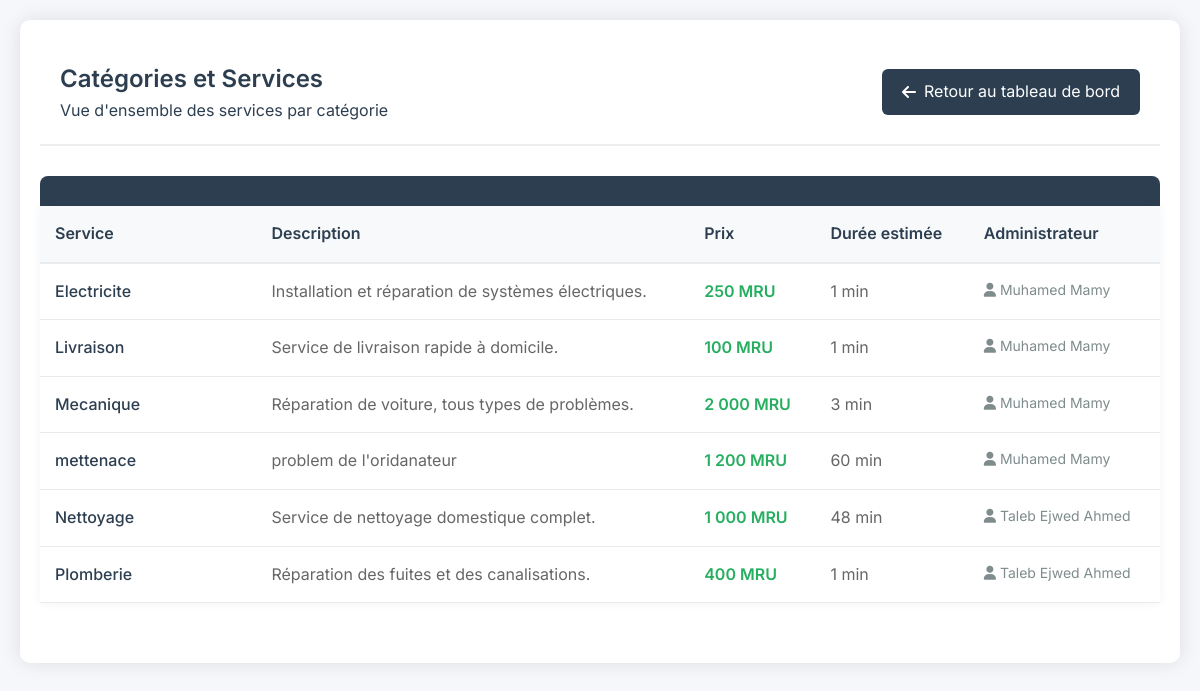
/partie_categories/categories_services.php, run on the app's committed database.
### tables this page shows
CREATE TABLE IF NOT EXISTS `service` (
  `id_service` int NOT NULL AUTO_INCREMENT,
  `nom_service` varchar(100) NOT NULL,
  `description` text,
  `categorie` varchar(50) DEFAULT NULL,
  `prix` decimal(10,2) DEFAULT NULL,
  `duree_estimee` int DEFAULT NULL,
  `id_admin` int DEFAULT NULL,
  `id_categorie` int DEFAULT NULL,
  PRIMARY KEY (`id_service`),
  KEY `fk_service_admin` (`id_admin`),
  KEY `fk_service_categorie` (`id_categorie`)
);

### partie_categories/categories_services.php (the view, shortened to what this page needs)
<?php
include_once '../include/db_config.php';
$sql = "SELECT DISTINCT s.categorie as categorie_nom,
               s.id_service, s.nom_service, s.description as service_description,
               s.prix, s.duree_estimee,
               a.nom as admin_nom
        FROM Service s
        LEFT JOIN Administrateur a ON s.id_admin = a.id_admin
        ORDER BY s.categorie, s.nom_service";
$result = $conn->query($sql);
$categories = [];
if ($result) {
    while ($row = $result->fetch_assoc()) {
        $categorie_nom = $row['categorie_nom'];
        if (!isset($categories[$categorie_nom])) {
            $categories[$categorie_nom] = [
                'nom' => $row['categorie_nom'],
                'services' => []
            ];
        }
        if ($row['id_service']) {
            $categories[$categorie_nom]['services'][] = [
                'nom' => $row['nom_service'],
                'description' => $row['service_description'],
                'prix' => $row['prix'],
                'duree' => $row['duree_estimee'],
                'admin' => $row['admin_nom']
            ];
        }
    }
}
?>
<!DOCTYPE html>
<html lang="fr">
<head>
    <link rel="stylesheet" href="https://cdnjs.cloudflare.com/ajax/libs/font-awesome/6.4.0/css/all.min.css">
</head>
<body>
    <div class="container">        <div class="page-header">
            <div>
                <h1 class="page-title">Catégories et Services</h1>
                <p>Vue d'ensemble des services par catégorie</p>
            </div>
            <a href="../partie_admin/dashbord.php" class="back-button">
                <i class="fas fa-arrow-left"></i>
                Retour au tableau de bord
            </a>
        </div><div class="categories-section">
            <?php foreach ($categories as $categorie): ?>
                <div class="category-header">
                </div>
                <?php if (!empty($categorie['services'])): ?>
                    <table class="services-table">
                        <thead>
                            <tr>
                                <th>Service</th>
                                <th>Description</th>
                                <th>Prix</th>
                                <th>Durée estimée</th>
                                <th>Administrateur</th>
                            </tr>
                        </thead>
                        <tbody>
                            <?php foreach ($categorie['services'] as $service): ?>
                                <tr>
                                    <td class="service-name"><?php echo htmlspecialchars($service['nom']); ?></td>
                                    <td class="service-description"><?php echo htmlspecialchars($service['description']); ?></td>
                                    <td class="service-price"><?php echo number_format($service['prix'], 0, ',', ' '); ?> MRU</td>
                                    <td class="service-duration"><?php echo htmlspecialchars($service['duree']); ?> min</td>
                                    <td class="service-admin">
                                        <i class="fas fa-user"></i> <?php echo htmlspecialchars($service['admin']); ?>
                                    </td>
                                </tr>
                            <?php endforeach; ?>
                        </tbody>
                    </table>
                <?php else: ?>
                    <div class="no-services">
                        <i class="fas fa-info-circle"></i> Aucun service dans cette catégorie
                    </div>
                <?php endif; ?>
            <?php endforeach; ?>
        </div>
    </div>
</body>
</html>

### partie_categories/categories_services.php (style rules this page uses)
* { margin: 0; padding: 0; box-sizing: border-box; }
body { font-family: 'Inter', sans-serif; background-color: #f5f7fa; color: #2C3E50; line-height: 1.6; padding: 20px; }
.container { max-width: 1400px; margin: 0 auto; background: white; border-radius: 10px; box-shadow: 0 0 20px rgba(0,0,0,0.1); padding: 20px; }
.page-header { margin-bottom: 30px; padding: 20px; border-bottom: 2px solid #eee; display: flex; justify-content: space-between; align-items: center; }
.page-title { color: #2C3E50; font-size: 24px; font-weight: 600; }
.back-button { display: inline-flex; align-items: center; padding: 10px 20px; background-color: #2C3E50; color: white; text-decoration: none; border-radius: 6px; transition: background-color 0.3s ease; }
.back-button i { margin-right: 8px; }
.categories-section { margin-bottom: 40px; }
.category-header { background: #2C3E50; color: white; padding: 15px 20px; border-radius: 8px 8px 0 0; margin-top: 30px; }
.services-table { width: 100%; border-collapse: collapse; margin-bottom: 30px; background: white; box-shadow: 0 0 10px rgba(0,0,0,0.05); }
.services-table th { background-color: #f8f9fa; color: #2C3E50; font-weight: 600; text-align: left; padding: 15px; border-bottom: 2px solid #e9ecef; }
.services-table td { padding: 15px; border-bottom: 1px solid #e9ecef; vertical-align: top; }
.service-name { color: #2C3E50; font-weight: 500; min-width: 200px; }
.service-description { color: #666; max-width: 400px; }
.service-price { font-weight: 600; color: #27AE60; white-space: nowrap; }
.service-admin { color: #7f8c8d; font-size: 14px; }
.service-duration { color: #666; white-space: nowrap; }

### data on the page
service: nom_service "Electricite", description "Installation et réparation de systèmes électriques.", prix "250", duree_estimee "1", id_admin.nom "Muhamed Mamy"
service: nom_service "Livraison", description "Service de livraison rapide à domicile.", prix "100", duree_estimee "1", id_admin.nom "Muhamed Mamy"
service: nom_service "Mecanique", description "Réparation de voiture, tous types de problèmes.", prix "2 000", duree_estimee "3", id_admin.nom "Muhamed Mamy"
service: nom_service "mettenace", description "problem de l'oridanateur", prix "1 200", duree_estimee "60", id_admin.nom "Muhamed Mamy"
service: nom_service "Nettoyage", description "Service de nettoyage domestique complet.", prix "1 000", duree_estimee "48", id_admin.nom "Taleb Ejwed Ahmed"
service: nom_service "Plomberie", description "Réparation des fuites et des canalisations.", prix "400", duree_estimee "1", id_admin.nom "Taleb Ejwed Ahmed"
